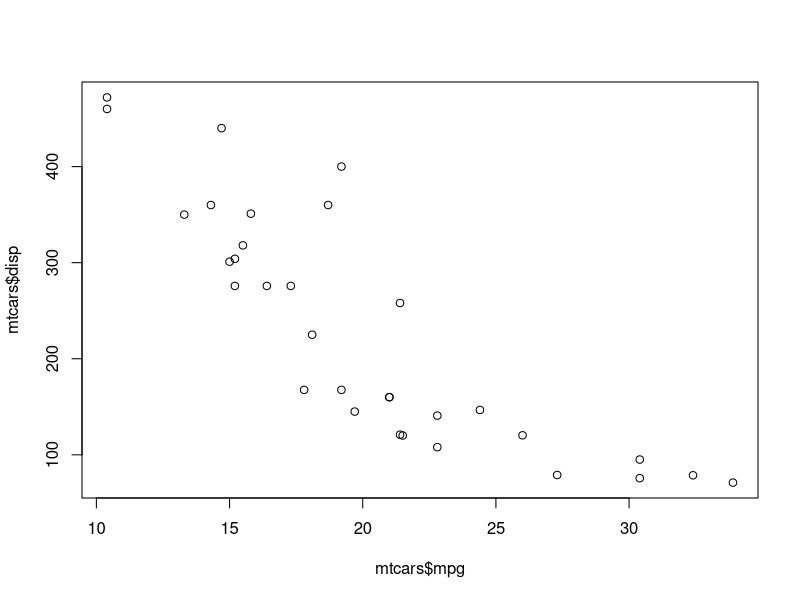

The R source for this figure:
## ---- chunk 1
knitr::opts_chunk$set(echo = TRUE)
## ---- chunk 2
data(mtcars)
plot(mtcars$mpg, mtcars$disp)
